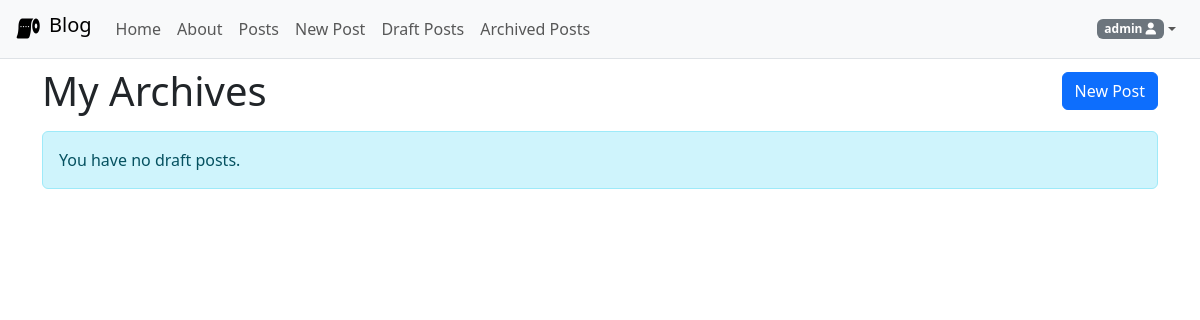
Before: /posts/archivelist/ (signed in) with the older database file.
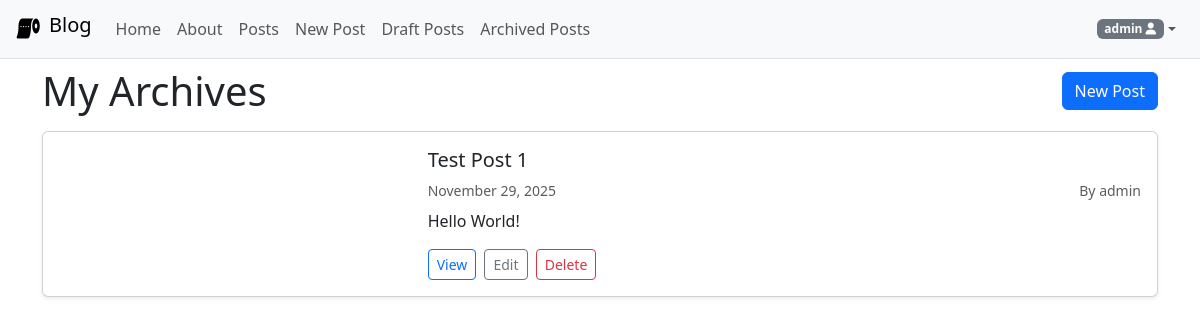
After: the same page with the newer database file.
### posts/models.py (models this page shows, shortened)
class Post(models.Model):
    title = models.CharField(max_length=128)
    subtitle = models.CharField(max_length=256, blank=True)
    body = models.TextField()
    image = models.ImageField(upload_to='images/', blank=True)
    created_on = models.DateTimeField(auto_now_add=True)
    author = models.ForeignKey(
        get_user_model(),
        on_delete=models.CASCADE,
        related_name='posts'
    )
    status = models.ForeignKey(
        Status,
        on_delete=models.PROTECT,
        null=False,
        related_name='posts'
    )

### posts/views.py (the view)
# urls.py: path("archivelist/", PostArchiveListView.as_view(), name="archive_list"),
class PostArchiveListView(LoginRequiredMixin, ListView):
    template_name = "posts/archivelist.html"
    model = Post
    context_object_name = 'archive_posts'
    def get_queryset(self):
        user = self.request.user
        drafts = Post.objects.filter(status__name="Archived", author = user).order_by("created_on").reverse()
        return drafts

### templates/posts/archivelist.html (shortened to what this page needs)
{% extends 'base.html' %}
{% load static %}
{% block css %}
<link rel="stylesheet" href="{% static 'css/posts.css' %}" />
{% endblock %}
{% block content %}
<div class="d-flex justify-content-between align-items-center mb-3">
  <h1 class="mb-0">My Archives</h1>
  <a href="{% url 'post_new' %}" class="btn btn-primary">New Post</a>
</div>
<div class="row">
  {% for item in archive_posts %}
  <div class="col-12 mb-3">
    <div class="card shadow-sm">
      <div class="card-body">
        <div class="row">
          <div class="col-4 d-flex align-items-center position-relative">
          </div>
          <div class="col-8">
            <h5 class="card-title">{{ item.title }}</h5>
            <div class="d-flex justify-content-between align-items-center mb-2">
              <small class="text-muted">
                {{ item.created_on|date:"F j, Y" }}
              </small>
              <small class="text-muted">By {{ item.author }}</small>
            </div>
            <p class="card-text">{{ item.body|truncatechars:50 }}</p>
            <a
              href="{% url 'post_detail' item.id %}"
              class="btn btn-sm btn-outline-primary me-1"
              >View</a
            >
            <a
              href="{% url 'post_update' item.id %}"
              class="btn btn-sm btn-outline-secondary me-1"
              >Edit</a
            >
            <a
              href="{% url 'post_delete' item.id %}"
              class="btn btn-sm btn-outline-danger"
              >Delete</a
            >
          </div>
        </div>
      </div>
    </div>
  </div>
  {% empty %}
  <div class="col-12">
    <div class="alert alert-info">
      You have no draft posts.
    </div>
  </div>
  {% endfor %}
</div>
{% endblock %}

Changed rows visible on the page:
now on this page (row edited): Post: title "Test Post 1", created_on "November 29, 2025", author "admin", body "Hello World!"
Other visible differences:
text no longer shown: "You have no draft posts."
